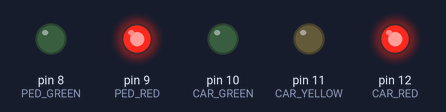
Bench run of a sketch on a simulated Arduino Uno, built with avr-gcc and run on an emulated ATmega328P. On the bench: output pins drawn as LEDs (lit = HIGH).

Above: at 0.1 s.
At 7.1 s:
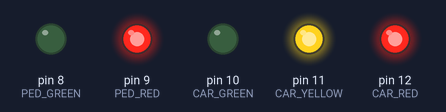
At 9.1 s:
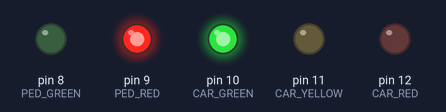
At 15.1 s:
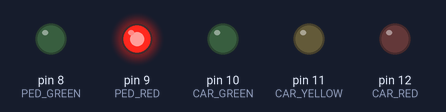
At 21.1 s:
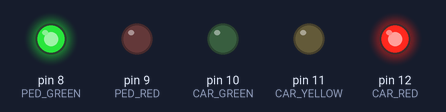
At 38.1 s:
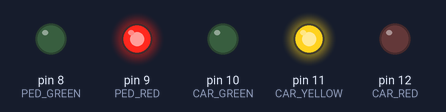
Timing chart, 0 to 39.6 s (numbered marks = the images above):
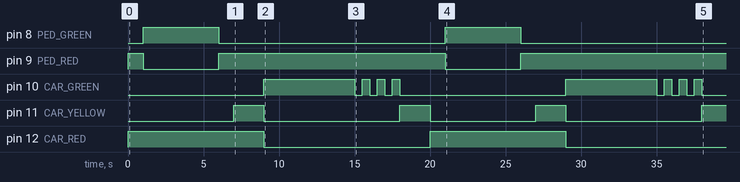

Measured:
- by itself, pin 8 (PED_GREEN): alternates HIGH for 5.0 s and LOW for 15.0 s
- by itself, pin 9 (PED_RED): goes HIGH 1.0 s, LOW 5.0 s, HIGH 15.0 s, LOW 5.0 s, then HIGH
- by itself, pin 10 (CAR_GREEN): goes HIGH 6.0 s, 3 × (LOW 0.50 s, HIGH 0.50 s), LOW 11.0 s, HIGH 6.0 s, 3 × (LOW 0.50 s, HIGH 0.50 s), then LOW
- by itself, pin 11 (CAR_YELLOW): goes HIGH 2.0 s, LOW 9.0 s, HIGH 2.0 s, LOW 7.0 s, HIGH 2.0 s, LOW 9.0 s, then HIGH
- by itself, pin 12 (CAR_RED): alternates HIGH for 9.0 s and LOW for 11.0 s

The sketch:

Lab1_Task4.ino
```cpp
const uint8_t CAR_RED    = 12;
const uint8_t CAR_YELLOW = 11;
const uint8_t CAR_GREEN  = 10;
const uint8_t PED_RED    = 9;
const uint8_t PED_GREEN  = 8;

const unsigned long T_ALL_RED        = 1000;
const unsigned long T_PED_GREEN      = 5000;
const unsigned long T_CAR_RED_YELLOW = 2000;
const unsigned long T_CAR_GREEN      = 6000;
const unsigned long T_BLINK          = 500;
const uint8_t       BLINK_COUNT      = 3;
const unsigned long T_CAR_YELLOW     = 2000;

void setLights(bool carR, bool carY, bool carG, bool pedR, bool pedG) {
  digitalWrite(CAR_RED,    carR ? HIGH : LOW);
  digitalWrite(CAR_YELLOW, carY ? HIGH : LOW);
  digitalWrite(CAR_GREEN,  carG ? HIGH : LOW);
  digitalWrite(PED_RED,    pedR ? HIGH : LOW);
  digitalWrite(PED_GREEN,  pedG ? HIGH : LOW);
}

void setup() {
  const uint8_t pins[] = {CAR_RED, CAR_YELLOW, CAR_GREEN, PED_RED, PED_GREEN};
  for (uint8_t i = 0; i < sizeof(pins); i++) {
    pinMode(pins[i], OUTPUT);
  }
}

void loop() {

  setLights(true, false, false,  true, false);
  delay(T_ALL_RED);

  setLights(true, false, false,  false, true);
  delay(T_PED_GREEN);

  setLights(true, false, false,  true, false);
  delay(T_ALL_RED);

  setLights(true, true, false,  true, false);
  delay(T_CAR_RED_YELLOW);

  setLights(false, false, true,  true, false);
  delay(T_CAR_GREEN);

  for (uint8_t i = 0; i < BLINK_COUNT; i++) {
    digitalWrite(CAR_GREEN, LOW);
    delay(T_BLINK);
    digitalWrite(CAR_GREEN, HIGH);
    delay(T_BLINK);
  }

  setLights(false, true, false,  true, false);
  delay(T_CAR_YELLOW);

}
```
